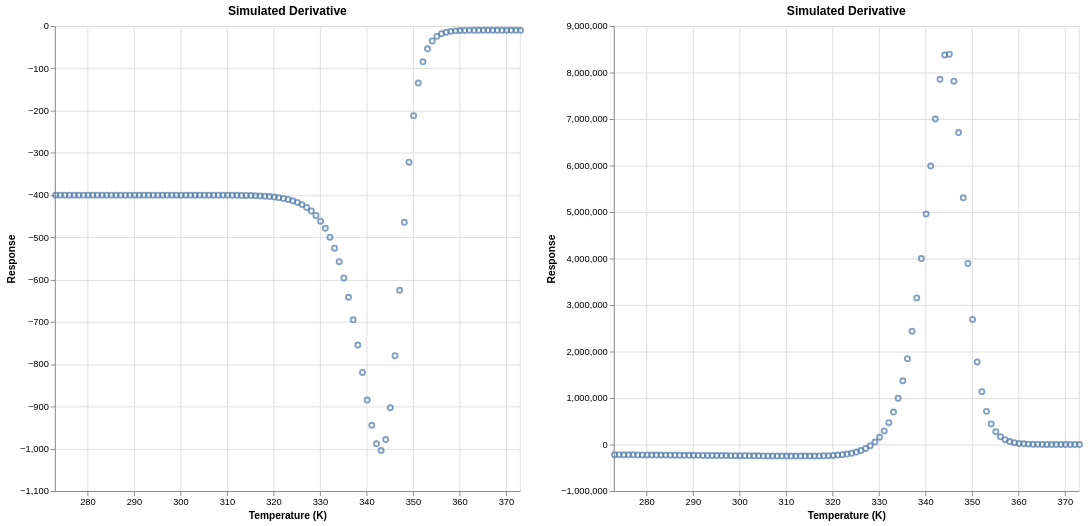

The notebook cell saved with this chart:
### Markdown cell above
5. Plot the simulated derivative plot

### Code cell
chart_deriv = alt.Chart(response_derive_df).mark_point().encode(
    x=alt.X('temp', scale=alt.Scale(domain=[273, 373]), title="Temperature (K)"),
    y=alt.Y('response', scale=alt.Scale(zero=False), title="Response"),
    tooltip=['temp', 'response'],
).properties(
    height=500,
    width=500,
    title='Simulated Derivative',
)

chart_deriv_quad = alt.Chart(response_derive_quad_df).mark_point().encode(
    x=alt.X('temp', scale=alt.Scale(domain=[273, 373]), title="Temperature (K)"),
    y=alt.Y('response', scale=alt.Scale(zero=False), title="Response"),
    tooltip=['temp', 'response'],
).properties(
    height=500,
    width=500,
    title='Simulated Derivative',
)

chart_deriv | chart_deriv_quad

### Figure 1 — Vega-Lite specification as saved in the notebook (floating-point values rounded to 4 significant figures)
{"config": {"view": {"continuousWidth": 300, "continuousHeight": 300}}, "hconcat": [{"data": {"name": "data-3318ab1285d806adfcea0fb3b7243d5f"}, "mark": {"type": "point"}, "encoding": {"tooltip": [{"field": "temp", "type": "quantitative"}, {"field": "response", "type": "quantitative"}], "x": {"field": "temp", "scale": {"domain": [273, 373]}, "title": "Temperature (K)", "type": "quantitative"}, "y": {"field": "response", "scale": {"zero": false}, "title": "Response", "type": "quantitative"}}, "height": 500, "title": "Simulated Derivative", "width": 500}, {"data": {"name": "data-2037772544b10e44776af357dcda6751"}, "mark": {"type": "point"}, "encoding": {"tooltip": [{"field": "temp", "type": "quantitative"}, {"field": "response", "type": "quantitative"}], "x": {"field": "temp", "scale": {"domain": [273, 373]}, "title": "Temperature (K)", "type": "quantitative"}, "y": {"field": "response", "scale": {"zero": false}, "title": "Response", "type": "quantitative"}}, "height": 500, "title": "Simulated Derivative", "width": 500}], "$schema": "https://vega.github.io/schema/vega-lite/v6.1.0.json", "datasets": {"data-3318ab1285d806adfcea0fb3b7243d5f": [{"temp": 273.1, "response": -400.0}, {"temp": 274.1, "response": -400.0}, {"temp": 275.1, "response": -400.0}, {"temp": 276.1, "response": -400.0}, {"temp": 277.1, "response": -400.0}, {"temp": 278.1, "response": -400.0}, {"temp": 279.1, "response": -400.0}, {"temp": 280.1, "response": -400.0}, {"temp": 281.1, "response": -400.0}, {"temp": 282.1, "response": -400.0}, {"temp": 283.1, "response": -400.0}, {"temp": 284.1, "response": -400.0}, {"temp": 285.1, "response": -400.0}, {"temp": 286.1, "response": -400.0}, {"temp": 287.1, "response": -400.0}, {"temp": 288.1, "response": -400.0}, {"temp": 289.1, "response": -400.0}, {"temp": 290.1, "response": -400.0}, {"temp": 291.1, "response": -400.0}, {"temp": 292.1, "response": -400.0}, {"temp": 293.1, "response": -400.0}, {"temp": 294.1, "response": -400.0}, {"temp": 295.1, "response": -400.0}, {"temp": 296.1, "response": -400.0}, {"temp": 297.1, "response": -400.0}, {"temp": 298.1, "response": -400.0}, {"temp": 299.1, "response": -400.0}, {"temp": 300.1, "response": -400.0}, {"temp": 301.1, "response": -400.0}, {"temp": 302.1, "response": -400.0}, {"temp": 303.1, "response": -400.0}, {"temp": 304.1, "response": -400.0}, {"temp": 305.1, "response": -400.1}, {"temp": 306.1, "response": -400.1}, {"temp": 307.1, "response": -400.1}, {"temp": 308.1, "response": -400.1}, {"temp": 309.1, "response": -400.2}, {"temp": 310.1, "response": -400.3}, {"temp": 311.1, "response": -400.3}, {"temp": 312.1, "response": -400.5}, {"temp": 313.1, "response": -400.6}, {"temp": 314.1, "response": -400.8}, {"temp": 315.1, "response": -401.1}, {"temp": 316.1, "response": -401.5}, {"temp": 317.1, "response": -402.0}, {"temp": 318.1, "response": -402.6}, {"temp": 319.1, "response": -403.4}, {"temp": 320.1, "response": -404.5}, {"temp": 321.1, "response": -405.9}, {"temp": 322.1, "response": -407.8}, {"temp": 323.1, "response": -410.2}, {"temp": 324.1, "response": -413.3}, {"temp": 325.1, "response": -417.3}, {"temp": 326.1, "response": -422.5}, {"temp": 327.1, "response": -429.0}, {"temp": 328.1, "response": -437.4}, {"temp": 329.1, "response": -448.1}, {"temp": 330.1, "response": -461.5}, {"temp": 331.1, "response": -478.4}, {"temp": 332.1, "response": -499.5}, {"temp": 333.1, "response": -525.6}, {"temp": 334.1, "response": -557.5}, {"temp": 335.1, "response": -596.0}, {"temp": 336.1, "response": -641.7}, {"temp": 337.1, "response": -694.9}, {"temp": 338.1, "response": -754.7}, {"temp": 339.1, "response": -819.4}, {"temp": 340.1, "response": -884.9}, {"temp": 341.1, "response": -944.4}, {"temp": 342.1, "response": -988.2}, {"temp": 343.1, "response": -1004.0}, {"temp": 344.1, "response": -978.2}, {"temp": 345.1, "response": -902.9}, {"temp": 346.1, "response": -779.9}, {"temp": 347.1, "response": -625.1}, {"temp": 348.1, "response": -464.4}, {"temp": 349.1, "response": -322.2}, {"temp": 350.1, "response": -212.0}, {"temp": 351.1, "response": -134.8}, {"temp": 352.1, "response": -84.71}, {"temp": 353.1, "response": -53.75}, {"temp": 354.1, "response": -35.24}, {"temp": 355.1, "response": -24.42}, {"temp": 356.1, "response": -18.17}, {"temp": 357.1, "response": -14.6}, {"temp": 358.1, "response": -12.57}, {"temp": 359.1, "response": -11.43}, {"temp": 360.1, "response": -10.79}, {"temp": 361.1, "response": -10.43}, {"temp": 362.1, "response": -10.23}, {"temp": 363.1, "response": -10.12}, {"temp": 364.1, "response": -10.06}, {"temp": 365.1, "response": -10.03}, {"temp": 366.1, "response": -10.01}, {"temp": 367.1, "response": -10.01}, {"temp": 368.1, "response": -10.0}, {"temp": 369.1, "response": -10.0}, {"temp": 370.1, "response": -9.999}, {"temp": 371.1, "response": -9.999}, {"temp": 372.1, "response": -9.999}, {"temp": 373.1, "response": -9.999}], "data-2037772544b10e44776af357dcda6751": [{"temp": 273.1, "response": -218500.0}, {"temp": 274.1, "response": -219300.0}, {"temp": 275.1, "response": -220100.0}, {"temp": 276.1, "response": -220900.0}, {"temp": 277.1, "response": -221700.0}, {"temp": 278.1, "response": -222500.0}, {"temp": 279.1, "response": -223300.0}, {"temp": 280.1, "response": -224100.0}, {"temp": 281.1, "response": -224900.0}, {"temp": 282.1, "response": -225700.0}, {"temp": 283.1, "response": -226500.0}, {"temp": 284.1, "response": -227300.0}, {"temp": 285.1, "response": -228100.0}, {"temp": 286.1, "response": -228900.0}, {"temp": 287.1, "response": -229700.0}, {"temp": 288.1, "response": -230500.0}, {"temp": 289.1, "response": -231300.0}, {"temp": 290.1, "response": -232100.0}, {"temp": 291.1, "response": -232900.0}, {"temp": 292.1, "response": -233700.0}, {"temp": 293.1, "response": -234500.0}, {"temp": 294.1, "response": -235300.0}, {"temp": 295.1, "response": -236100.0}, {"temp": 296.1, "response": -236900.0}, {"temp": 297.1, "response": -237700.0}, {"temp": 298.1, "response": -238500.0}, {"temp": 299.1, "response": -239300.0}, {"temp": 300.1, "response": -240100.0}, {"temp": 301.1, "response": -240900.0}, {"temp": 302.1, "response": -241700.0}, {"temp": 303.1, "response": -242400.0}, {"temp": 304.1, "response": -243200.0}, {"temp": 305.1, "response": -243900.0}, {"temp": 306.1, "response": -244700.0}, {"temp": 307.1, "response": -245400.0}, {"temp": 308.1, "response": -246000.0}, {"temp": 309.1, "response": -246600.0}, {"temp": 310.1, "response": -247200.0}, {"temp": 311.1, "response": -247600.0}, {"temp": 312.1, "response": -247900.0}, {"temp": 313.1, "response": -248000.0}, {"temp": 314.1, "response": -247900.0}, {"temp": 315.1, "response": -247400.0}, {"temp": 316.1, "response": -246500.0}, {"temp": 317.1, "response": -244900.0}, {"temp": 318.1, "response": -242500.0}, {"temp": 319.1, "response": -239000.0}, {"temp": 320.1, "response": -233900.0}, {"temp": 321.1, "response": -226900.0}, {"temp": 322.1, "response": -217100.0}, {"temp": 323.1, "response": -203700.0}, {"temp": 324.1, "response": -185400.0}, {"temp": 325.1, "response": -160800.0}, {"temp": 326.1, "response": -127700.0}, {"temp": 327.1, "response": -83490.0}, {"temp": 328.1, "response": -24580.0}, {"temp": 329.1, "response": 53520.0}, {"temp": 330.1, "response": 156600.0}, {"temp": 331.1, "response": 292000.0}, {"temp": 332.1, "response": 468900.0}, {"temp": 333.1, "response": 698600.0}, {"temp": 334.1, "response": 994400.0}, {"temp": 335.1, "response": 1372000.0}, {"temp": 336.1, "response": 1847000.0}, {"temp": 337.1, "response": 2437000.0}, {"temp": 338.1, "response": 3154000.0}, {"temp": 339.1, "response": 4000000.0}, {"temp": 340.1, "response": 4961000.0}, {"temp": 341.1, "response": 5990000.0}, {"temp": 342.1, "response": 7001000.0}, {"temp": 343.1, "response": 7856000.0}, {"temp": 344.1, "response": 8378000.0}, {"temp": 345.1, "response": 8394000.0}, {"temp": 346.1, "response": 7814000.0}, {"temp": 347.1, "response": 6709000.0}, {"temp": 348.1, "response": 5306000.0}, {"temp": 349.1, "response": 3895000.0}, {"temp": 350.1, "response": 2690000.0}, {"temp": 351.1, "response": 1776000.0}, {"temp": 352.1, "response": 1137000.0}, {"temp": 353.1, "response": 713500.0}, {"temp": 354.1, "response": 442800.0}, {"temp": 355.1, "response": 273200.0}, {"temp": 356.1, "response": 168000.0}, {"temp": 357.1, "response": 103300.0}, {"temp": 358.1, "response": 63560.0}, {"temp": 359.1, "response": 39160.0}, {"temp": 360.1, "response": 24170.0}, {"temp": 361.1, "response": 14950.0}, {"temp": 362.1, "response": 9268.0}, {"temp": 363.1, "response": 5758.0}, {"temp": 364.1, "response": 3585.0}, {"temp": 365.1, "response": 2236.0}, {"temp": 366.1, "response": 1397.0}, {"temp": 367.1, "response": 873.6}, {"temp": 368.1, "response": 546.3}, {"temp": 369.1, "response": 341.1}, {"temp": 370.1, "response": 212.2}, {"temp": 371.1, "response": 130.9}, {"temp": 372.1, "response": 79.59}, {"temp": 373.1, "response": 47.11}]}}
